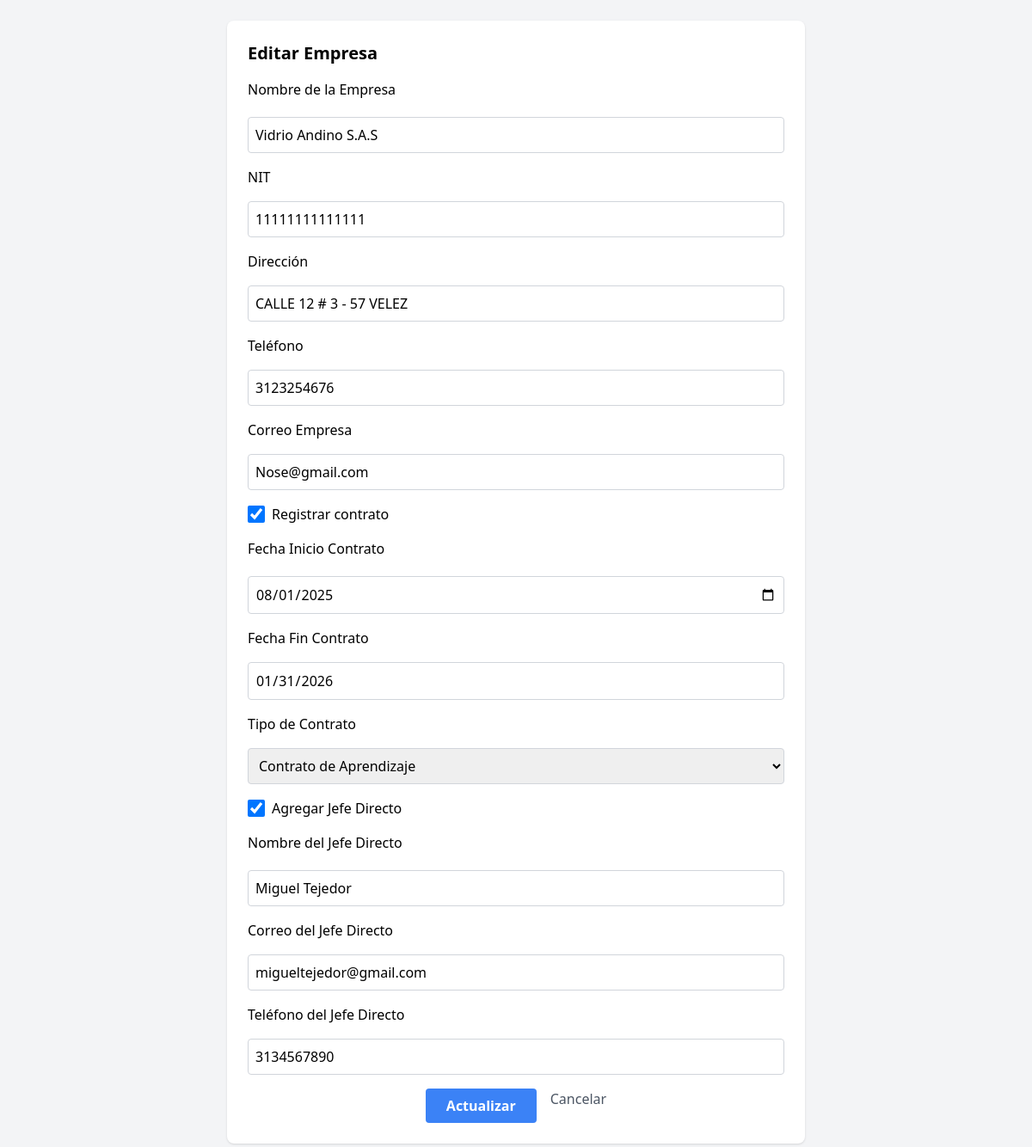
/empresa/editar/3 (signed in), run on the app's committed database.
### app/models/users.py (models this page shows, shortened)
class Empresa(db.Model, UserMixin):
    __tablename__ = 'empresa'
    id_empresa = db.Column(db.Integer, primary_key=True)
    nombre_empresa = db.Column(db.String(100), nullable=False)
    nit = db.Column(db.String(45), unique=True, nullable=False, index=True)
    direccion = db.Column(db.String(200), nullable=False)
    telefono = db.Column(db.String(20), nullable=False)
    correo_empresa = db.Column(db.String(100), nullable=False)
    nombre_jefe = db.Column(db.String(150), nullable=False, unique=True)
    correo_jefe = db.Column(db.String(150), nullable=False, unique=True)
    telefono_jefe = db.Column(db.String(50),nullable=False, unique=True)
    aprendiz_id_aprendiz = db.Column(db.Integer, db.ForeignKey('aprendiz.id_aprendiz'), nullable=False)
    aprendiz = db.relationship('Aprendiz', back_populates='empresas')
    contratos = db.relationship('Contrato', back_populates='empresa', lazy=True, cascade='all, delete-orphan')

class Contrato(db.Model):
    __tablename__ = 'contrato'
    id_contrato = db.Column(db.Integer, primary_key=True)
    fecha_inicio = db.Column(db.Date, nullable=False)
    fecha_fin = db.Column(db.Date, nullable=False)
    tipo_contrato = db.Column(db.Enum('Contrato de Aprendizaje', 'Contrato laboral'), nullable=False)
    empresa_id_empresa = db.Column(db.Integer, db.ForeignKey('empresa.id_empresa'), nullable=False)
    empresa = db.relationship('Empresa', back_populates='contratos')
    aprendices_rel = db.relationship('Aprendiz', back_populates='contrato', lazy=True)

### app/routes/empresa_route.py (the view, shortened to what this page needs)
@bp.route('/editar/<int:id>', methods=['GET', 'POST'])
@login_required
def editar_empresa(id):
    empresa = Empresa.query.get_or_404(id)
    contrato = empresa.contratos[0] if empresa.contratos else None
    if not (hasattr(current_user, 'id_aprendiz') and current_user.id_aprendiz == empresa.aprendiz_id_aprendiz):
        flash('No tienes permisos para editar esta empresa ❌', 'danger')
        return redirect(url_for('empresa_bp.listar_empresas', aprendiz_id=empresa.aprendiz_id_aprendiz))
    return render_template('empresa/editar_empresa.html', empresa=empresa, contrato=contrato)

### app/__init__.py (called while the page is built)
@login_manager.user_loader
def load_user(user_id):
    from app.models.users import Aprendiz, Instructor, User
    try:
        role, id = user_id.split("-")
        id = int(id)
    except (ValueError, AttributeError):
        return None
    if role == "aprendiz":
        return Aprendiz.query.get(id)
    elif role == "instructor":
        return Instructor.query.get(id)
    elif role == "admin":
        return User.query.get(id)
    return None

### app/templates/empresa/editar_empresa.html (shortened to what this page needs)
<!DOCTYPE html>
<html lang="es">
<head>
    <script src="https://cdn.tailwindcss.com"></script>
</head>
<body class="bg-gray-100 p-6">
    <div class="max-w-2xl mx-auto bg-white shadow rounded-lg p-6">
        <h1 class="text-xl font-bold mb-4">Editar Empresa</h1>
        <form method="POST" class="space-y-4">
            <label class="block mb-1 font-medium">Nombre de la Empresa</label>
            <input type="text" name="nombre_empresa" value="{{ empresa.nombre_empresa }}" required class="w-full border border-gray-300 p-2 rounded focus:outline-none focus:ring-2 focus:ring-green-400">
            <label class="block mb-1 font-medium">NIT</label>
            <input type="text" name="nit" value="{{ empresa.nit }}" required class="w-full border border-gray-300 p-2 rounded focus:outline-none focus:ring-2 focus:ring-green-400">
            <label class="block mb-1 font-medium">Dirección</label>
            <input type="text" name="direccion" value="{{ empresa.direccion }}" required class="w-full border border-gray-300 p-2 rounded focus:outline-none focus:ring-2 focus:ring-green-400">
            <label class="block mb-1 font-medium">Teléfono</label>
            <input type="text" name="telefono" value="{{ empresa.telefono }}" required class="w-full border border-gray-300 p-2 rounded focus:outline-none focus:ring-2 focus:ring-green-400">
            <label class="block mb-1 font-medium">Correo Empresa</label>
            <input type="email" name="correo_empresa" value="{{ empresa.correo_empresa }}" required class="w-full border border-gray-300 p-2 rounded focus:outline-none focus:ring-2 focus:ring-green-400">
            <label class="flex items-center space-x-2 mt-4">
                <input type="checkbox" id="registrar_contrato" class="form-checkbox h-5 w-5 text-green-500" {% if contrato %}checked{% endif %}>
                <span class="font-medium">Registrar contrato</span>
            </label>
            <div id="campos_contrato" style="display: {% if contrato %}block{% else %}none{% endif %};" class="space-y-4 mt-2">
                <label class="block mb-1 font-medium">Fecha Inicio Contrato</label>
                <input type="date" id="fecha_inicio" name="fecha_inicio" value="{{ contrato.fecha_inicio.strftime('%Y-%m-%d') if contrato and contrato.fecha_inicio else '' }}" class="w-full border border-gray-300 p-2 rounded focus:outline-none focus:ring-2 focus:ring-green-400">
                <label class="block mb-1 font-medium">Fecha Fin Contrato</label>
                <input type="date" id="fecha_fin" name="fecha_fin" value="{{ contrato.fecha_fin.strftime('%Y-%m-%d') if contrato and contrato.fecha_fin else '' }}" class="w-full border border-gray-300 p-2 rounded focus:outline-none focus:ring-2 focus:ring-green-400" readonly>
                <label class="block mb-1 font-medium">Tipo de Contrato</label>
                <select name="tipo_contrato" id="tipo_contrato" class="w-full border border-gray-300 p-2 rounded focus:outline-none focus:ring-2 focus:ring-green-400">
                    <option value="Contrato de Aprendizaje" {% if contrato and contrato.tipo_contrato=='Contrato de Aprendizaje' %}selected{% endif %}>Contrato de Aprendizaje</option>
                </select>
            </div>
            <label class="flex items-center space-x-2 mt-4">
                <input type="checkbox" id="registrar_jefe" class="form-checkbox h-5 w-5 text-green-500" {% if empresa.nombre_jefe or empresa.correo_jefe or empresa.telefono_jefe %}checked{% endif %}>
                <span class="font-medium">Agregar Jefe Directo</span>
            </label>
            <div id="campos_jefe" style="display: {% if empresa.nombre_jefe or empresa.correo_jefe or empresa.telefono_jefe %}block{% else %}none{% endif %};" class="space-y-4 mt-2">
                <label class="block mb-1 font-medium">Nombre del Jefe Directo</label>
                <input type="text" name="nombre_jefe" value="{{ empresa.nombre_jefe }}" class="w-full border border-gray-300 p-2 rounded focus:outline-none focus:ring-2 focus:ring-green-400">
                <label class="block mb-1 font-medium">Correo del Jefe Directo</label>
                <input type="email" name="correo_jefe" value="{{ empresa.correo_jefe }}" class="w-full border border-gray-300 p-2 rounded focus:outline-none focus:ring-2 focus:ring-green-400">
                <label class="block mb-1 font-medium">Teléfono del Jefe Directo</label>
                <input type="text" name="telefono_jefe" value="{{ empresa.telefono_jefe }}" class="w-full border border-gray-300 p-2 rounded focus:outline-none focus:ring-2 focus:ring-green-400">
            </div>
            <div class="flex justify-center space-x-4 mt-4">
                <button type="submit" class="bg-blue-500 text-white px-6 py-2 rounded hover:bg-blue-600 transition font-semibold">
                    Actualizar
                </button>
                <a href="{{ url_for('empresa_bp.listar_empresas') }}" class="ml-2 text-gray-600">Cancelar</a>
            </div>
        </form>
    </div>
</body>
</html>

### data on the page
Empresa: nombre_empresa "Vidrio Andino S.A.S", nit "11111111111111", direccion "CALLE 12 # 3 - 57 VELEZ", telefono "3123254676", correo_empresa "Nose@gmail.com", nombre_jefe "☑", nombre_jefe "Miguel Tejedor", correo_jefe "migueltejedor@gmail.com", telefono_jefe "3134567890"
Contrato: fecha_inicio "08/01/2025", fecha_fin "01/31/2026", tipo_contrato "Contrato de Aprendizaje"
